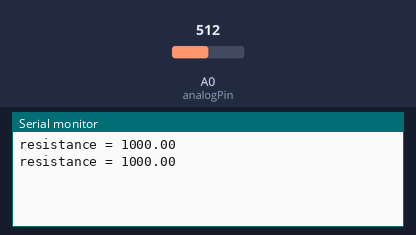
Bench run of a sketch on a simulated Arduino Uno, built with avr-gcc and run on an emulated ATmega328P. Shown: the last lines printed to the serial monitor. Inputs (shaded band) come from the test bench; at power-on: A0 (analogPin) = 512.

Above: at 1.8 s.
1.9 s: A0 (analogPin) set to 716
At 2.8 s:
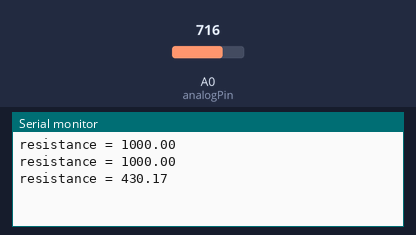
3.4 s: A0 (analogPin) set to 900
At 4.8 s:
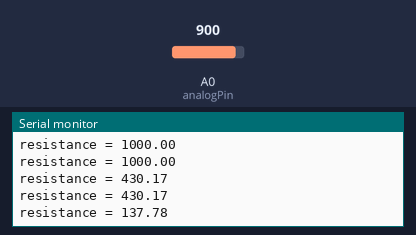
Timing chart, 0 to 6.4 s (numbered marks = the images above; inputs shaded):
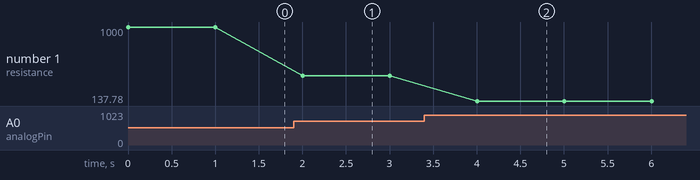

Measured:
- after the input at 1.9 s, the serial monitor: prints a new line after 0.10 s (image 1)
- after the input at 3.4 s, the serial monitor: prints a new line after 0.60 s (image 2)
- plotted number 1: 1000 → 430.17 after the input at 1.9 s, 430.17 → 137.78 after the input at 3.4 s

The sketch:

iotHw1Q2.ino
```cpp
int analogPin = 0;
int raw = 0;
int Vin = 5;
float Vout = 0;
float known = 1000;
float unknown = 0;
float buffer = 0;
void setup(){
Serial.begin(9600);
}

void loop(){
  raw = analogRead(analogPin);
  if(raw){
    buffer = raw * Vin;
    Vout = (buffer)/1024.0;
    buffer = (Vin/Vout) - 1;
    unknown= known * buffer;
//    Serial.print("Vout: ");
//    Serial.println(Vout);
    Serial.print("resistance = ");
    Serial.println(unknown);
    delay(1000);
  }
}
```
